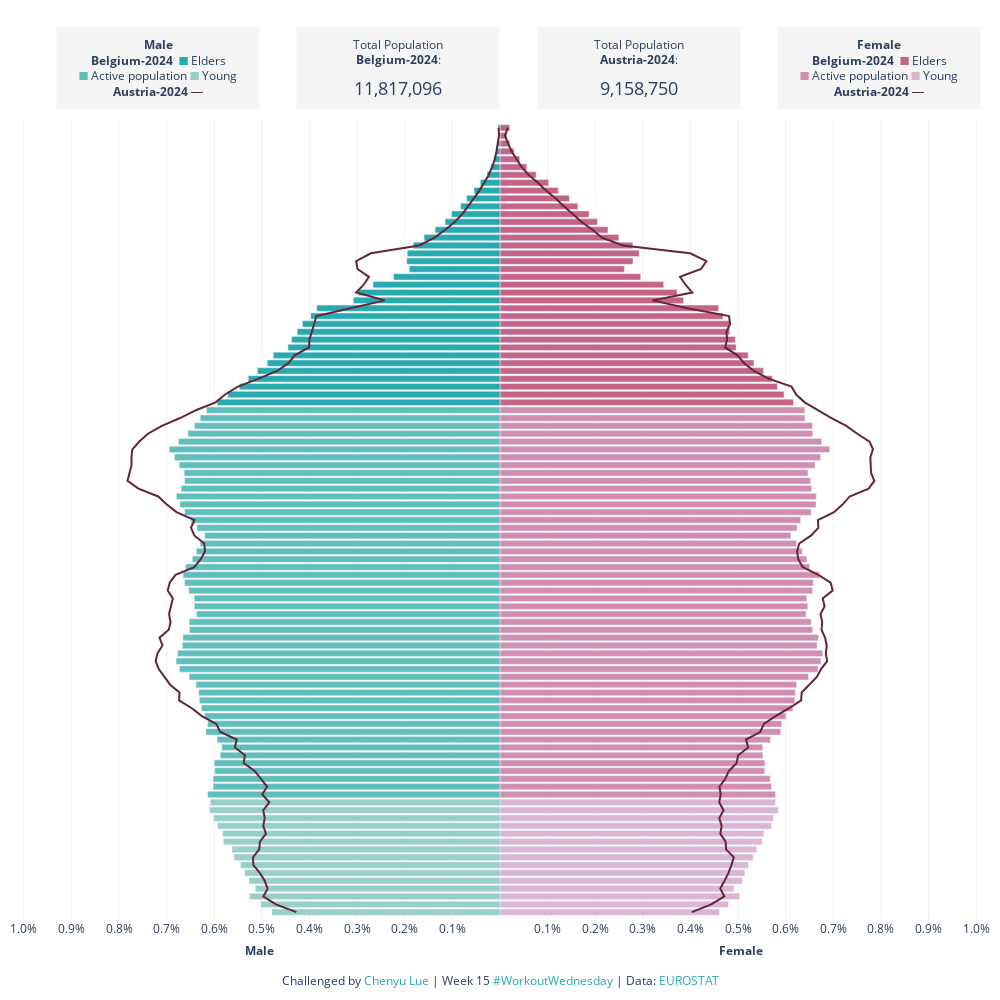

Notebook source saved alongside this figure:
### Code cell
import plotly.graph_objects as go

Country1 = "Belgium"
Country2 = "Austria"

Year1 = 2024
Year2 = 2024

data_filtered = data_df_total.query("Country == @Country1 and Year == @Year1")
data_filtered_ref = data_df_total.query("Country == @Country2 and Year == @Year2")

female_colors = {
    "Elders": "#c46487",
    "Active population": "#D18EB0",
    "Young": "#DBB5D3",
}
male_colors = {
    "Elders": "#27aab0",
    "Active population": "#60BEBC",
    "Young": "#96D0C7",
}
line_color = "#632538"
grid_color = "#F2F2F2"

x_range = np.arange(-1, 1.1, 0.1) / 100

data_custom = pd.concat([
    data_filtered.reset_index(drop=True), 
    data_filtered_ref.reset_index(drop=True).rename(columns=lambda x: f"{x}2")
    ], axis=1)

hover_template = ("%{customdata[2]} <br>"
                  "(%{customdata[7]})<br><br>"
                  "<span style='fontsize:12px;font-weight:bold'>%{customdata[0]} - %{customdata[1]}</span><br>"
                  "<span style='color:#c46487'>Female</span>: %{customdata[4]:,}<br>"
                  "%{customdata[9]:.1%} of total population<br>"
                  "<span style='color:#27aab0'>Male</span>: %{customdata[3]:,}<br>"
                  "%{customdata[8]:.1%} of total population<br><br>"
                  "<span style='fontsize:12px;font-weight:bold'>%{customdata[10]} - %{customdata[11]}</span><br>"
                  "<span style='color:#c46487'>Female</span>: %{customdata[14]:,}<br>"
                  "%{customdata[19]:.1%} of total population<br>"
                  "<span style='color:#27aab0'>Male</span>: %{customdata[13]:,}<br>"
                  "%{customdata[18]:.1%} of total population<br><br>"
                  "<extra></extra>")

fig = go.Figure()
fig.add_traces([
    go.Bar(
        name="Female",
        x=data_filtered["Female_Ratio"],
        y=data_filtered["Age"],
        orientation="h",
        marker=dict(
            color=[female_colors[age] for age in data_filtered["Age_Rank"]],
        ),
        showlegend=False,
        customdata=data_custom,
        hovertemplate=hover_template,
        hoverlabel=dict(
            bgcolor="white",
        )
    ),
    go.Bar(
        name="Male",
        x=-data_filtered["Male_Ratio"],
        y=data_filtered["Age"],
        orientation="h",
        marker=dict(
            color=[male_colors[age] for age in data_filtered["Age_Rank"]],
        ),
        showlegend=False,
        customdata=data_custom,
        hovertemplate=hover_template,
        hoverlabel=dict(
            bgcolor="white",
        )
    ),
    go.Scatter(
        x=data_filtered_ref["Female_Ratio"],
        y=data_filtered_ref["Age"],
        mode="lines",
        line=dict(
            color=line_color,
        ),
        showlegend=False,
        customdata=data_custom,
        hovertemplate=hover_template,
        hoverlabel=dict(
            bgcolor="white",
        )
    ),
    go.Scatter(
        x=-data_filtered_ref["Male_Ratio"],
        y=data_filtered_ref["Age"],
        mode="lines",
        line=dict(
            color=line_color,
        ),
        showlegend=False,
        customdata=data_custom,
        hovertemplate=hover_template,
        hoverlabel=dict(
            bgcolor="white",
        )
    )
])

fig.update_layout(
    width=1000,
    height=1000,
    barmode="relative",
    plot_bgcolor="white",
    xaxis=dict(
        range=[-1.01/100, 1.01/100],
        tickmode="array",
        tickvals=x_range,
        ticktext=[f"{abs(x):.1%}" if abs(x) >= 0.0001 else "" for x in x_range],
        ticks="",
        gridcolor=grid_color,
    ),
    yaxis=dict(
        ticks="",
        showticklabels=False,
        range=[-1, len(data_filtered)],
    ),
    margin=dict(
        t=120, b=80, l=10, r=10,
    )
)

fig.add_annotation(
    text="Male",
    showarrow=False,
    xref="x domain",
    x=0.25,
    xanchor="center",
    yref="y domain",
    y=0,
    yanchor="top",
    yshift=-20,
    font_weight="bold",
)

fig.add_annotation(
    text="Female",
    showarrow=False,
    xref="x domain",
    x=0.75,
    xanchor="center",
    yref="y domain",
    y=0,
    yanchor="top",
    yshift=-20,
    font_weight="bold",
)

fig.add_annotation(
    text=("Challenged by <span style='color:#27aab0'>Chenyu Lue</span> | "
          "Week 15 <span style='color:#27aab0'>#WorkoutWednesday</span> | "
          "Data: <span style='color:#27aab0'>EUROSTAT</span>"
    ),
    showarrow=False,
    xref="x domain",
    x=0.5,
    xanchor="center",
    yref="y domain",
    y=0,
    yanchor="top",
    yshift=-50,
)

fig.add_annotation(
    text=("<b>Male</b><br>"
          f"<b>{data_filtered['Country'].iloc[0]}-{data_filtered['Year'].iloc[0]}</b>  "
          f"<span style='color:{male_colors['Elders']}'>■</span> Elders<br>"
          f"<span style='color:{male_colors['Active population']}'>■</span> Active population "
          f"<span style='color:{male_colors['Young']}'>■</span> Young<br>"
          f"<b>{data_filtered_ref['Country'].iloc[0]}-{data_filtered_ref['Year'].iloc[0]}</b> "
          f"<span style='color:{line_color}'>─</span>"
    ),
    xref="x domain",
    x=0.25,
    xanchor="right",
    yref="y domain",
    y=1,
    yanchor="bottom",
    yshift=10,
    showarrow=False,
    align="center",
    bgcolor="#F5F5F5",
    width=200,
    height=80,
)
fig.add_annotation(
    text=("<b>Female</b><br>"
          f"<b>{data_filtered['Country'].iloc[0]}-{data_filtered['Year'].iloc[0]}</b>  "
          f"<span style='color:{female_colors['Elders']}'>■</span> Elders<br>"
          f"<span style='color:{female_colors['Active population']}'>■</span> Active population "
          f"<span style='color:{female_colors['Young']}'>■</span> Young<br>"
          f"<b>{data_filtered_ref['Country'].iloc[0]}-{data_filtered_ref['Year'].iloc[0]}</b> "
          f"<span style='color:{line_color}'>─</span>"
    ),
    xref="x domain",
    x=1,
    xanchor="right",
    yref="y domain",
    y=1,
    yanchor="bottom",
    yshift=10,
    showarrow=False,
    align="center",
    bgcolor="#F5F5F5",
    width=200,
    height=80,
)

fig.add_annotation(
    text=("Total Population<br>"
          f"<b>{data_filtered['Country'].iloc[0]}-{data_filtered['Year'].iloc[0]}</b>:<br><br>"
          f"<span style='font-size:18px'>{data_filtered['Total'].iloc[0]:,.0f}</span>"
    ),
    xref="x domain",
    x=0.5,
    xanchor="right",
    yref="y domain",
    y=1,
    yanchor="bottom",
    yshift=10,
    showarrow=False,
    align="center",
    bgcolor="#F5F5F5",
    width=200,
    height=80,
)
fig.add_annotation(
    text=("Total Population<br>"
          f"<b>{data_filtered_ref['Country'].iloc[0]}-{data_filtered_ref['Year'].iloc[0]}</b>:<br><br>"
          f"<span style='font-size:18px'>{data_filtered_ref['Total'].iloc[0]:,.0f}</span>"
    ),
    xref="x domain",
    x=0.75,
    xanchor="right",
    yref="y domain",
    y=1,
    yanchor="bottom",
    yshift=10,
    showarrow=False,
    align="center",
    bgcolor="#F5F5F5",
    width=200,
    height=80,
)

fig.show()

### Figure 1 — Plotly figure (JSON) as saved in the notebook; plotly's stock layout.template omitted (floating-point values rounded to 4 significant figures; data arrays with more than 128 entries replaced by an {"elided": "..."} marker saying what was removed)
{"data": [{"customdata": {"elided": "101x20 mixed values"}, "hoverlabel": {"bgcolor": "white"}, "hovertemplate": "%{customdata[2]} <br>(%{customdata[7]})<br><br><span style='fontsize:12px;font-weight:bold'>%{customdata[0]} - %{customdata[1]}</span><br><span style='color:#c46487'>Female</span>: %{customdata[4]:,}<br>%{customdata[9]:.1%} of total population<br><span style='color:#27aab0'>Male</span>: %{customdata[3]:,}<br>%{customdata[8]:.1%} of total population<br><br><span style='fontsize:12px;font-weight:bold'>%{customdata[10]} - %{customdata[11]}</span><br><span style='color:#c46487'>Female</span>: %{customdata[14]:,}<br>%{customdata[19]:.1%} of total population<br><span style='color:#27aab0'>Male</span>: %{customdata[13]:,}<br>%{customdata[18]:.1%} of total population<br><br><extra></extra>", "marker": {"color": ["#DBB5D3", "#DBB5D3", "#DBB5D3", "#DBB5D3", "#DBB5D3", "#DBB5D3", "#DBB5D3", "#DBB5D3", "#DBB5D3", "#DBB5D3", "#DBB5D3", "#DBB5D3", "#DBB5D3", "#DBB5D3", "#DBB5D3", "#D18EB0", "#D18EB0", "#D18EB0", "#D18EB0", "#D18EB0", "#D18EB0", "#D18EB0", "#D18EB0", "#D18EB0", "#D18EB0", "#D18EB0", "#D18EB0", "#D18EB0", "#D18EB0", "#D18EB0", "#D18EB0", "#D18EB0", "#D18EB0", "#D18EB0", "#D18EB0", "#D18EB0", "#D18EB0", "#D18EB0", "#D18EB0", "#D18EB0", "#D18EB0", "#D18EB0", "#D18EB0", "#D18EB0", "#D18EB0", "#D18EB0", "#D18EB0", "#D18EB0", "#D18EB0", "#D18EB0", "#D18EB0", "#D18EB0", "#D18EB0", "#D18EB0", "#D18EB0", "#D18EB0", "#D18EB0", "#D18EB0", "#D18EB0", "#D18EB0", "#D18EB0", "#D18EB0", "#D18EB0", "#D18EB0", "#D18EB0", "#c46487", "#c46487", "#c46487", "#c46487", "#c46487", "#c46487", "#c46487", "#c46487", "#c46487", "#c46487", "#c46487", "#c46487", "#c46487", "#c46487", "#c46487", "#c46487", "#c46487", "#c46487", "#c46487", "#c46487", "#c46487", "#c46487", "#c46487", "#c46487", "#c46487", "#c46487", "#c46487", "#c46487", "#c46487", "#c46487", "#c46487", "#c46487", "#c46487", "#c46487", "#c46487", "#c46487"]}, "name": "Female", "orientation": "h", "showlegend": false, "type": "bar", "x": [0.004608, 0.004797, 0.00503, 0.00491, 0.005086, 0.005141, 0.005212, 0.005315, 0.005388, 0.005504, 0.00554, 0.005699, 0.005739, 0.005842, 0.005782, 0.005785, 0.005699, 0.005673, 0.005557, 0.005563, 0.00552, 0.005516, 0.005677, 0.005895, 0.005915, 0.006004, 0.006148, 0.006189, 0.0062, 0.006227, 0.006477, 0.006676, 0.006739, 0.006773, 0.006657, 0.006683, 0.006563, 0.006533, 0.006425, 0.006461, 0.006441, 0.006563, 0.006577, 0.006706, 0.006505, 0.006444, 0.006346, 0.006226, 0.006105, 0.006236, 0.00631, 0.006532, 0.006635, 0.006641, 0.006541, 0.006522, 0.006467, 0.006615, 0.006732, 0.006921, 0.006753, 0.006566, 0.006559, 0.006403, 0.0064, 0.006161, 0.005964, 0.005825, 0.005716, 0.005532, 0.005333, 0.005212, 0.004958, 0.004941, 0.004824, 0.004821, 0.004682, 0.00459, 0.003854, 0.003718, 0.003437, 0.002954, 0.00261, 0.002792, 0.002924, 0.002789, 0.002497, 0.002266, 0.002046, 0.001872, 0.001635, 0.001457, 0.001225, 0.001021, 0.000758, 0.0005634, 0.0004137, 0.000297, 0.0002055, 0.0001439, 0.000205], "y": ["Less than 1 year", "1 year", "2 years", "3 years", "4 years", "5 years", "6 years", "7 years", "8 years", "9 years", "10 years", "11 years", "12 years", "13 years", "14 years", "15 years", "16 years", "17 years", "18 years", "19 years", "20 years", "21 years", "22 years", "23 years", "24 years", "25 years", "26 years", "27 years", "28 years", "29 years", "30 years", "31 years", "32 years", "33 years", "34 years", "35 years", "36 years", "37 years", "38 years", "39 years", "40 years", "41 years", "42 years", "43 years", "44 years", "45 years", "46 years", "47 years", "48 years", "49 years", "50 years", "51 years", "52 years", "53 years", "54 years", "55 years", "56 years", "57 years", "58 years", "59 years", "60 years", "61 years", "62 years", "63 years", "64 years", "65 years", "66 years", "67 years", "68 years", "69 years", "70 years", "71 years", "72 years", "73 years", "74 years", "75 years", "76 years", "77 years", "78 years", "79 years", "80 years", "81 years", "82 years", "83 years", "84 years", "85 years", "86 years", "87 years", "88 years", "89 years", "90 years", "91 years", "92 years", "93 years", "94 years", "95 years", "96 years", "97 years", "98 years", "99 years", "100+ years"]}, {"customdata": {"elided": "101x20 mixed values"}, "hoverlabel": {"bgcolor": "white"}, "hovertemplate": "%{customdata[2]} <br>(%{customdata[7]})<br><br><span style='fontsize:12px;font-weight:bold'>%{customdata[0]} - %{customdata[1]}</span><br><span style='color:#c46487'>Female</span>: %{customdata[4]:,}<br>%{customdata[9]:.1%} of total population<br><span style='color:#27aab0'>Male</span>: %{customdata[3]:,}<br>%{customdata[8]:.1%} of total population<br><br><span style='fontsize:12px;font-weight:bold'>%{customdata[10]} - %{customdata[11]}</span><br><span style='color:#c46487'>Female</span>: %{customdata[14]:,}<br>%{customdata[19]:.1%} of total population<br><span style='color:#27aab0'>Male</span>: %{customdata[13]:,}<br>%{customdata[18]:.1%} of total population<br><br><extra></extra>", "marker": {"color": ["#96D0C7", "#96D0C7", "#96D0C7", "#96D0C7", "#96D0C7", "#96D0C7", "#96D0C7", "#96D0C7", "#96D0C7", "#96D0C7", "#96D0C7", "#96D0C7", "#96D0C7", "#96D0C7", "#96D0C7", "#60BEBC", "#60BEBC", "#60BEBC", "#60BEBC", "#60BEBC", "#60BEBC", "#60BEBC", "#60BEBC", "#60BEBC", "#60BEBC", "#60BEBC", "#60BEBC", "#60BEBC", "#60BEBC", "#60BEBC", "#60BEBC", "#60BEBC", "#60BEBC", "#60BEBC", "#60BEBC", "#60BEBC", "#60BEBC", "#60BEBC", "#60BEBC", "#60BEBC", "#60BEBC", "#60BEBC", "#60BEBC", "#60BEBC", "#60BEBC", "#60BEBC", "#60BEBC", "#60BEBC", "#60BEBC", "#60BEBC", "#60BEBC", "#60BEBC", "#60BEBC", "#60BEBC", "#60BEBC", "#60BEBC", "#60BEBC", "#60BEBC", "#60BEBC", "#60BEBC", "#60BEBC", "#60BEBC", "#60BEBC", "#60BEBC", "#60BEBC", "#27aab0", "#27aab0", "#27aab0", "#27aab0", "#27aab0", "#27aab0", "#27aab0", "#27aab0", "#27aab0", "#27aab0", "#27aab0", "#27aab0", "#27aab0", "#27aab0", "#27aab0", "#27aab0", "#27aab0", "#27aab0", "#27aab0", "#27aab0", "#27aab0", "#27aab0", "#27aab0", "#27aab0", "#27aab0", "#27aab0", "#27aab0", "#27aab0", "#27aab0", "#27aab0", "#27aab0", "#27aab0", "#27aab0", "#27aab0", "#27aab0", "#27aab0"]}, "name": "Male", "orientation": "h", "showlegend": false, "type": "bar", "x": [-0.004789, -0.005021, -0.00526, -0.005137, -0.005269, -0.005356, -0.005445, -0.005584, -0.005626, -0.005807, -0.005824, -0.005932, -0.006012, -0.006101, -0.006085, -0.006137, -0.006023, -0.006023, -0.00599, -0.006, -0.005873, -0.00584, -0.00594, -0.006173, -0.006136, -0.006202, -0.006267, -0.006311, -0.006324, -0.006383, -0.006527, -0.00673, -0.006801, -0.006772, -0.00667, -0.006657, -0.006522, -0.006526, -0.006373, -0.006416, -0.006419, -0.006535, -0.006621, -0.006654, -0.0066, -0.00646, -0.006376, -0.006296, -0.0062, -0.006364, -0.006487, -0.006622, -0.006722, -0.006795, -0.006693, -0.006622, -0.006631, -0.006732, -0.006836, -0.006947, -0.006749, -0.006553, -0.006414, -0.006295, -0.006162, -0.005936, -0.005714, -0.005472, -0.005287, -0.005094, -0.004886, -0.004762, -0.004451, -0.004376, -0.004258, -0.004149, -0.003975, -0.003847, -0.00308, -0.002971, -0.002666, -0.002234, -0.001904, -0.001958, -0.001947, -0.001823, -0.001594, -0.001363, -0.001154, -0.001018, -0.0008272, -0.0006992, -0.0005456, -0.0004123, -0.0002737, -0.000193, -0.0001314, -8.53e-05, -5.382e-05, -3.309e-05, -4.273e-05], "y": ["Less than 1 year", "1 year", "2 years", "3 years", "4 years", "5 years", "6 years", "7 years", "8 years", "9 years", "10 years", "11 years", "12 years", "13 years", "14 years", "15 years", "16 years", "17 years", "18 years", "19 years", "20 years", "21 years", "22 years", "23 years", "24 years", "25 years", "26 years", "27 years", "28 years", "29 years", "30 years", "31 years", "32 years", "33 years", "34 years", "35 years", "36 years", "37 years", "38 years", "39 years", "40 years", "41 years", "42 years", "43 years", "44 years", "45 years", "46 years", "47 years", "48 years", "49 years", "50 years", "51 years", "52 years", "53 years", "54 years", "55 years", "56 years", "57 years", "58 years", "59 years", "60 years", "61 years", "62 years", "63 years", "64 years", "65 years", "66 years", "67 years", "68 years", "69 years", "70 years", "71 years", "72 years", "73 years", "74 years", "75 years", "76 years", "77 years", "78 years", "79 years", "80 years", "81 years", "82 years", "83 years", "84 years", "85 years", "86 years", "87 years", "88 years", "89 years", "90 years", "91 years", "92 years", "93 years", "94 years", "95 years", "96 years", "97 years", "98 years", "99 years", "100+ years"]}, {"customdata": {"elided": "101x20 mixed values"}, "hoverlabel": {"bgcolor": "white"}, "hovertemplate": "%{customdata[2]} <br>(%{customdata[7]})<br><br><span style='fontsize:12px;font-weight:bold'>%{customdata[0]} - %{customdata[1]}</span><br><span style='color:#c46487'>Female</span>: %{customdata[4]:,}<br>%{customdata[9]:.1%} of total population<br><span style='color:#27aab0'>Male</span>: %{customdata[3]:,}<br>%{customdata[8]:.1%} of total population<br><br><span style='fontsize:12px;font-weight:bold'>%{customdata[10]} - %{customdata[11]}</span><br><span style='color:#c46487'>Female</span>: %{customdata[14]:,}<br>%{customdata[19]:.1%} of total population<br><span style='color:#27aab0'>Male</span>: %{customdata[13]:,}<br>%{customdata[18]:.1%} of total population<br><br><extra></extra>", "line": {"color": "#632538"}, "mode": "lines", "showlegend": false, "type": "scatter", "x": [0.004029, 0.004435, 0.004711, 0.004626, 0.004715, 0.004798, 0.004859, 0.00491, 0.004747, 0.004737, 0.004627, 0.004654, 0.004606, 0.004694, 0.004603, 0.004635, 0.004608, 0.00473, 0.004805, 0.004967, 0.005001, 0.005212, 0.005165, 0.005467, 0.005542, 0.005786, 0.00607, 0.006323, 0.006335, 0.006494, 0.006654, 0.006741, 0.006869, 0.006842, 0.00686, 0.006826, 0.006752, 0.006766, 0.00673, 0.006816, 0.006776, 0.006985, 0.006943, 0.006686, 0.006355, 0.006262, 0.00624, 0.006282, 0.006528, 0.006684, 0.006676, 0.007013, 0.007197, 0.00734, 0.00774, 0.007861, 0.007793, 0.007784, 0.007777, 0.007832, 0.00776, 0.007502, 0.007272, 0.00696, 0.006683, 0.006398, 0.006218, 0.006122, 0.00565, 0.005332, 0.005124, 0.004988, 0.004728, 0.004768, 0.004754, 0.004833, 0.004808, 0.003934, 0.003204, 0.004038, 0.003896, 0.003781, 0.004223, 0.004334, 0.003992, 0.002584, 0.002141, 0.001942, 0.001715, 0.001519, 0.001342, 0.001169, 0.0009669, 0.0007943, 0.0006012, 0.0004554, 0.00034, 0.0002429, 0.0001705, 0.0001027, 0.0001627], "y": ["Less than 1 year", "1 year", "2 years", "3 years", "4 years", "5 years", "6 years", "7 years", "8 years", "9 years", "10 years", "11 years", "12 years", "13 years", "14 years", "15 years", "16 years", "17 years", "18 years", "19 years", "20 years", "21 years", "22 years", "23 years", "24 years", "25 years", "26 years", "27 years", "28 years", "29 years", "30 years", "31 years", "32 years", "33 years", "34 years", "35 years", "36 years", "37 years", "38 years", "39 years", "40 years", "41 years", "42 years", "43 years", "44 years", "45 years", "46 years", "47 years", "48 years", "49 years", "50 years", "51 years", "52 years", "53 years", "54 years", "55 years", "56 years", "57 years", "58 years", "59 years", "60 years", "61 years", "62 years", "63 years", "64 years", "65 years", "66 years", "67 years", "68 years", "69 years", "70 years", "71 years", "72 years", "73 years", "74 years", "75 years", "76 years", "77 years", "78 years", "79 years", "80 years", "81 years", "82 years", "83 years", "84 years", "85 years", "86 years", "87 years", "88 years", "89 years", "90 years", "91 years", "92 years", "93 years", "94 years", "95 years", "96 years", "97 years", "98 years", "99 years", "100+ years"]}, {"customdata": {"elided": "101x20 mixed values"}, "hoverlabel": {"bgcolor": "white"}, "hovertemplate": "%{customdata[2]} <br>(%{customdata[7]})<br><br><span style='fontsize:12px;font-weight:bold'>%{customdata[0]} - %{customdata[1]}</span><br><span style='color:#c46487'>Female</span>: %{customdata[4]:,}<br>%{customdata[9]:.1%} of total population<br><span style='color:#27aab0'>Male</span>: %{customdata[3]:,}<br>%{customdata[8]:.1%} of total population<br><br><span style='fontsize:12px;font-weight:bold'>%{customdata[10]} - %{customdata[11]}</span><br><span style='color:#c46487'>Female</span>: %{customdata[14]:,}<br>%{customdata[19]:.1%} of total population<br><span style='color:#27aab0'>Male</span>: %{customdata[13]:,}<br>%{customdata[18]:.1%} of total population<br><br><extra></extra>", "line": {"color": "#632538"}, "mode": "lines", "showlegend": false, "type": "scatter", "x": [-0.004276, -0.004706, -0.00497, -0.004879, -0.004941, -0.005043, -0.005178, -0.005187, -0.005055, -0.005041, -0.004916, -0.004971, -0.00494, -0.004971, -0.004844, -0.004991, -0.004891, -0.005015, -0.005153, -0.005382, -0.005357, -0.005568, -0.005528, -0.005879, -0.005955, -0.00626, -0.006471, -0.006738, -0.006731, -0.006926, -0.007047, -0.007165, -0.007231, -0.007192, -0.007087, -0.00715, -0.006954, -0.006919, -0.006949, -0.006908, -0.006869, -0.006977, -0.006936, -0.006814, -0.00642, -0.006283, -0.006194, -0.00621, -0.006415, -0.006488, -0.006415, -0.006793, -0.007003, -0.007176, -0.007591, -0.007822, -0.007785, -0.007737, -0.007739, -0.00772, -0.007572, -0.007394, -0.007099, -0.006718, -0.006385, -0.005973, -0.005771, -0.005503, -0.00508, -0.004681, -0.004442, -0.004312, -0.004009, -0.004002, -0.00395, -0.003897, -0.003855, -0.003137, -0.002418, -0.003019, -0.002862, -0.002752, -0.002992, -0.003022, -0.002711, -0.001697, -0.001376, -0.00115, -0.0009524, -0.0007917, -0.0006799, -0.0005495, -0.0004319, -0.0003415, -0.0002356, -0.0001665, -0.0001084, -7.425e-05, -4.094e-05, -2.184e-05, -2.904e-05], "y": ["Less than 1 year", "1 year", "2 years", "3 years", "4 years", "5 years", "6 years", "7 years", "8 years", "9 years", "10 years", "11 years", "12 years", "13 years", "14 years", "15 years", "16 years", "17 years", "18 years", "19 years", "20 years", "21 years", "22 years", "23 years", "24 years", "25 years", "26 years", "27 years", "28 years", "29 years", "30 years", "31 years", "32 years", "33 years", "34 years", "35 years", "36 years", "37 years", "38 years", "39 years", "40 years", "41 years", "42 years", "43 years", "44 years", "45 years", "46 years", "47 years", "48 years", "49 years", "50 years", "51 years", "52 years", "53 years", "54 years", "55 years", "56 years", "57 years", "58 years", "59 years", "60 years", "61 years", "62 years", "63 years", "64 years", "65 years", "66 years", "67 years", "68 years", "69 years", "70 years", "71 years", "72 years", "73 years", "74 years", "75 years", "76 years", "77 years", "78 years", "79 years", "80 years", "81 years", "82 years", "83 years", "84 years", "85 years", "86 years", "87 years", "88 years", "89 years", "90 years", "91 years", "92 years", "93 years", "94 years", "95 years", "96 years", "97 years", "98 years", "99 years", "100+ years"]}], "layout": {"annotations": [{"font": {"weight": "bold"}, "showarrow": false, "text": "Male", "x": 0.25, "xanchor": "center", "xref": "x domain", "y": 0, "yanchor": "top", "yref": "y domain", "yshift": -20}, {"font": {"weight": "bold"}, "showarrow": false, "text": "Female", "x": 0.75, "xanchor": "center", "xref": "x domain", "y": 0, "yanchor": "top", "yref": "y domain", "yshift": -20}, {"showarrow": false, "text": "Challenged by <span style='color:#27aab0'>Chenyu Lue</span> | Week 15 <span style='color:#27aab0'>#WorkoutWednesday</span> | Data: <span style='color:#27aab0'>EUROSTAT</span>", "x": 0.5, "xanchor": "center", "xref": "x domain", "y": 0, "yanchor": "top", "yref": "y domain", "yshift": -50}, {"align": "center", "bgcolor": "#F5F5F5", "height": 80, "showarrow": false, "text": "<b>Male</b><br><b>Belgium-2024</b>  <span style='color:#27aab0'>■</span> Elders<br><span style='color:#60BEBC'>■</span> Active population <span style='color:#96D0C7'>■</span> Young<br><b>Austria-2024</b> <span style='color:#632538'>─</span>", "width": 200, "x": 0.25, "xanchor": "right", "xref": "x domain", "y": 1, "yanchor": "bottom", "yref": "y domain", "yshift": 10}, {"align": "center", "bgcolor": "#F5F5F5", "height": 80, "showarrow": false, "text": "<b>Female</b><br><b>Belgium-2024</b>  <span style='color:#c46487'>■</span> Elders<br><span style='color:#D18EB0'>■</span> Active population <span style='color:#DBB5D3'>■</span> Young<br><b>Austria-2024</b> <span style='color:#632538'>─</span>", "width": 200, "x": 1, "xanchor": "right", "xref": "x domain", "y": 1, "yanchor": "bottom", "yref": "y domain", "yshift": 10}, {"align": "center", "bgcolor": "#F5F5F5", "height": 80, "showarrow": false, "text": "Total Population<br><b>Belgium-2024</b>:<br><br><span style='font-size:18px'>11,817,096</span>", "width": 200, "x": 0.5, "xanchor": "right", "xref": "x domain", "y": 1, "yanchor": "bottom", "yref": "y domain", "yshift": 10}, {"align": "center", "bgcolor": "#F5F5F5", "height": 80, "showarrow": false, "text": "Total Population<br><b>Austria-2024</b>:<br><br><span style='font-size:18px'>9,158,750</span>", "width": 200, "x": 0.75, "xanchor": "right", "xref": "x domain", "y": 1, "yanchor": "bottom", "yref": "y domain", "yshift": 10}], "barmode": "relative", "height": 1000, "margin": {"b": 80, "l": 10, "r": 10, "t": 120}, "plot_bgcolor": "white", "width": 1000, "xaxis": {"gridcolor": "#F2F2F2", "range": [-0.0101, 0.0101], "tickmode": "array", "ticks": "", "ticktext": ["1.0%", "0.9%", "0.8%", "0.7%", "0.6%", "0.5%", "0.4%", "0.3%", "0.2%", "0.1%", "", "0.1%", "0.2%", "0.3%", "0.4%", "0.5%", "0.6%", "0.7%", "0.8%", "0.9%", "1.0%"], "tickvals": [-0.01, -0.009, -0.008, -0.007, -0.006, -0.005, -0.004, -0.003, -0.002, -0.001, -2.22e-18, 0.001, 0.002, 0.003, 0.004, 0.005, 0.006, 0.007, 0.008, 0.009, 0.01]}, "yaxis": {"range": [-1, 101], "showticklabels": false, "ticks": ""}}}
